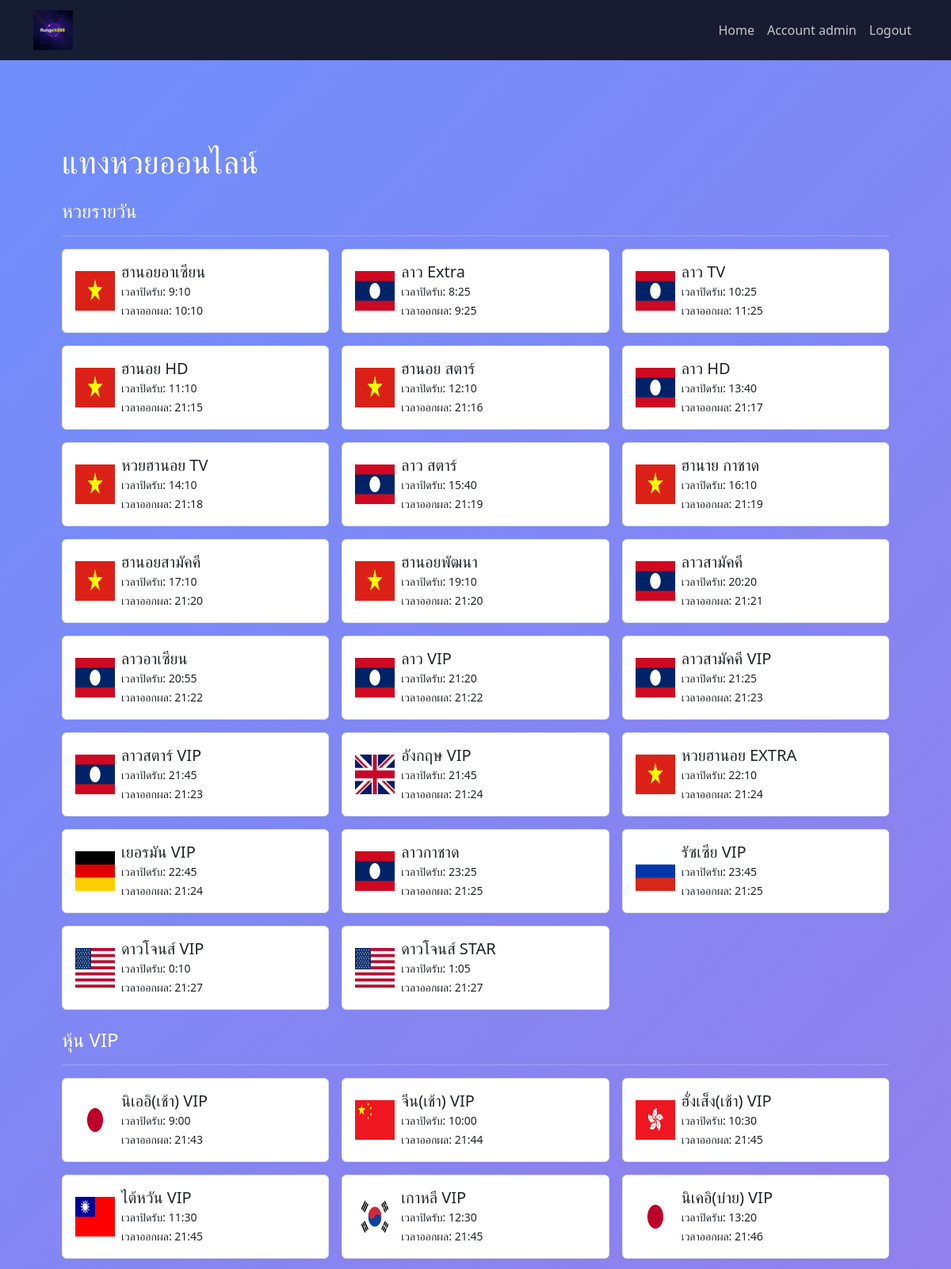
Screenshot of / (signed in, upper part) with the database file from the repository.
### lottery/models.py (models this page shows, shortened)
class LotteryType(models.Model):
    name = models.CharField(max_length=100, verbose_name='ประเภทหวย')
    class Meta:
        verbose_name = 'ประเภทหวย'
        verbose_name_plural = 'ประเภทหวย'

class Lottery(models.Model):
    lottery_type = models.ForeignKey(LotteryType, on_delete=models.SET_NULL, null=True, blank=True, verbose_name='ประเภทหวย')
    name = models.CharField(max_length=100, verbose_name='ชื่อหวย')
    close_time = models.TimeField(verbose_name='เวลาปิดรับ')
    result_time = models.TimeField(verbose_name='เวลาออกผล')
    image = models.ImageField(upload_to='lottery_images/', null=True, blank=True, verbose_name='รูปภาพหวย')
    class Meta:
        verbose_name = 'หวย'
        verbose_name_plural = 'หวย'

### lottery/views.py (the view)
# urls.py: path('', IndexView.as_view(), name='index'),
class IndexView(View):
    template_name = 'index.html'
    def get(self, request):
        lottery_types = LotteryType.objects.all()
        lotteries_by_type = {}
        for lottery_type in lottery_types:
            lotteries_by_type[lottery_type] = Lottery.objects.filter(lottery_type=lottery_type)
        context = {
            'lotteries_by_type': lotteries_by_type
        }
        return render(request, self.template_name, context)

### lottery/templates/index.html (shortened to what this page needs)
{% extends 'base.html' %}
{% load static %}
{% block style %}
    <link rel="stylesheet" href="{% static 'css/index/styles.css' %}">
{% endblock %}
{% block content %}
<div class="container">
    <div class="content p-4">
        <h1>แทงหวยออนไลน์</h1>
        {% for lottery_type, lotteries in lotteries_by_type.items %}
        <h4 class="mt-4">{{ lottery_type.name }}</h4>
        <hr>
        <div class="row g-3">
            {% for lottery in lotteries %}
            <div class="col-md-6 col-lg-4">
                <a href="{% url 'lottery_detail' pk=lottery.pk %}" class="text-decoration-none">
                    <div class="card p-3 border">
                        <div class="d-flex align-items-center">
                            {% if lottery.image %}
                            <img src="{{ lottery.image.url }}" alt="{{ lottery.name }}" class="me-2" width="50" height="50">
                            {% else %}
                            <img src="{% static 'images/default-lottery.png' %}" alt="{{ lottery.name }}" class="me-2" width="40">
                            {% endif %}
                            <div class="card-content">
                                <h5 class="mb-0">{{ lottery.name }}</h5>
                                <small>เวลาปิดรับ: {{ lottery.close_time }}</small><br>
                                <small>เวลาออกผล: {{ lottery.result_time }}</small>
                            </div>
                        </div>
                    </div>
                </a>
            </div>
            {% empty %}
            <p>ไม่มีข้อมูลหวยในประเภทนี้</p>
            {% endfor %}
        </div>
        {% endfor %}
    </div>
</div>
{% endblock %}

### lottery/templates/base.html (shortened to what this page needs)
{% load static %}
<!DOCTYPE html>
<html lang="en">
<head>
    {% block style %}
    {% endblock %}
    <link href="https://cdn.jsdelivr.net/npm/bootstrap@5.3.3/dist/css/bootstrap.min.css" rel="stylesheet">
    <link rel="stylesheet" href="https://cdnjs.cloudflare.com/ajax/libs/font-awesome/6.6.0/css/all.min.css" />
</head>
<body class="d-flex flex-column min-vh-100">
    <header>
        <nav class="navbar navbar-expand-lg navbar-dark bg-dark-custom">
            <div class="container">
                <a class="navbar-brand me-3" href="{% url 'index' %}"><img src="{% static 'logo-2.png' %}" alt="logo"></a>
                <div class="collapse navbar-collapse" id="navbarNav">
                    <ul class="navbar-nav ms-auto">
                        <li class="nav-item">
                            <a class="nav-link" href="{% url 'index' %}">Home</a>
                        </li>
                        {% if user.is_authenticated %}
                            <li class="nav-item">
                                <a class="nav-link" href="{% url 'profile' %}">Account {{ user.username }}</a>
                            </li>
                            <li class="nav-item">
                                <a class="nav-link" href="{% url 'logout' %}">Logout</a>
                            </li>
                        {% endif %}
                    </ul>
                </div>
            </div>
        </nav>
    </header>
    <main class="flex-fill">
        <div class="container content-wrapper">
            {% block content %}
            {% endblock %}
        </div>
    </main>
</body>
</html>

### lottery/templates/base.html (style rules this page uses)
body { background: linear-gradient(135deg, #6e8efb 0%, #a777e3 100%); color: #fff; }
.navbar-dark .navbar-nav .nav-link { color: rgba(255, 255, 255, 0.75); }
.navbar-dark .navbar-brand { color: #fff; margin-right: 1rem; }
.bg-dark-custom { background-color: rgba(0, 0, 0, 0.8); }
.container { max-width: auto; }
.content-wrapper { margin-top: 5rem; margin-bottom: 5rem; }
.navbar-brand img { width: 50px; height: 50px; }
.navbar-collapse { flex-grow: 0; }

### rows the page displays
LotteryType: name "หวยรายวัน"
Lottery: image (picture), name "ฮานอยอาเซียน", close_time "9:10", result_time "10:10"
Lottery: image (picture), name "ลาว Extra", close_time "8:25", result_time "9:25"
Lottery: image (picture), name "ลาว TV", close_time "10:25", result_time "11:25"
Lottery: image (picture), name "ฮานอย HD", close_time "11:10", result_time "21:15"
Lottery: image (picture), name "ฮานอย สตาร์", close_time "12:10", result_time "21:16"
Lottery: image (picture), name "ลาว HD", close_time "13:40", result_time "21:17"
Lottery: image (picture), name "หวยฮานอย TV", close_time "14:10", result_time "21:18"
Lottery: image (picture), name "ลาว สตาร์", close_time "15:40", result_time "21:19"
Lottery: image (picture), name "ฮานาย กาชาด", close_time "16:10", result_time "21:19"
Lottery: image (picture), name "ฮานอยสามัคคี", close_time "17:10", result_time "21:20"
Lottery: image (picture), name "ฮานอยพัฒนา", close_time "19:10", result_time "21:20"
Lottery: image (picture), name "ลาวสามัคคี", close_time "20:20", result_time "21:21"
Lottery: image (picture), name "ลาวอาเซียน", close_time "20:55", result_time "21:22"
Lottery: image (picture), name "ลาว VIP", close_time "21:20", result_time "21:22"
Lottery: image (picture), name "ลาวสามัคคี VIP", close_time "21:25", result_time "21:23"
Lottery: image (picture), name "ลาวสตาร์ VIP", close_time "21:45", result_time "21:23"
Lottery: image (picture), name "อังกฤษ VIP", close_time "21:45", result_time "21:24"
Lottery: image (picture), name "หวยฮานอย EXTRA", close_time "22:10", result_time "21:24"
Lottery: image (picture), name "เยอรมัน VIP", close_time "22:45", result_time "21:24"
Lottery: image (picture), name "ลาวกาชาด", close_time "23:25", result_time "21:25"
Lottery: image (picture), name "รัซเซีย VIP", close_time "23:45", result_time "21:25"
Lottery: image (picture), name "ดาวโจนส์ VIP", close_time "0:10", result_time "21:27"
Lottery: image (picture), name "ดาวโจนส์ STAR", close_time "1:05", result_time "21:27"
LotteryType: name "หุ้น VIP"
Lottery: image (picture), name "นิเออิ(เช้า) VIP", close_time "9:00", result_time "21:43"
Lottery: image (picture), name "จีน(เช้า) VIP", close_time "10:00", result_time "21:44"
Lottery: image (picture), name "ฮั่งเส็ง(เช้า) VIP", close_time "10:30", result_time "21:45"
Lottery: image (picture), name "ไต้หวัน VIP", close_time "11:30", result_time "21:45"
Lottery: image (picture), name "เกาหลี VIP", close_time "12:30", result_time "21:45"
Lottery: image (picture), name "นิเคอิ(บ่าย) VIP", close_time "13:20", result_time "21:46"

### other values shown
{{ user.username }} "admin"
